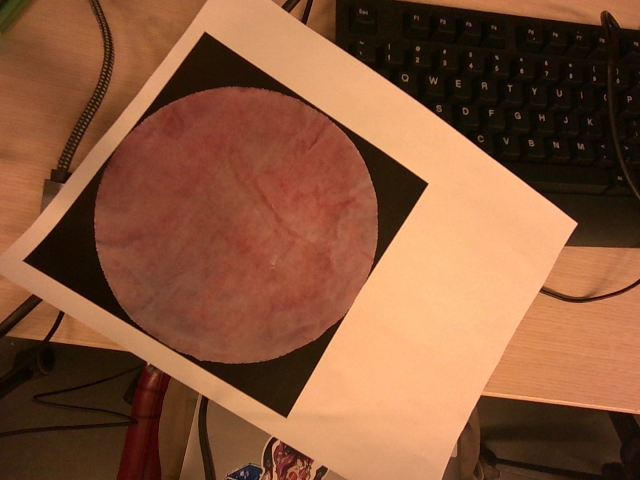
#> input picture od_bridge2/test4.png, 640 x 480 px
$ python debug.py test4.png
#> lines starting #> are read from the running program, lines starting #| are printed output that depends on the picture; after the words box and inside, x2 and y2 are one past the last pixel; in counts of white or black regions, pixels touching at a corner belong together
import json
import os
import sys
import cv2
import numpy as np

def grab_realsense_frame():
    """Capture a single settled color frame from a RealSense camera (e.g. D455)."""
    import pyrealsense2 as rs
    pipeline = rs.pipeline()
    config = rs.config()
    config.enable_stream(rs.stream.color, 640, 480, rs.format.bgr8, 30)
    pipeline.start(config)
    try:
        # Discard early frames so auto-exposure / white-balance settle.
        for _ in range(30):
            frames = pipeline.wait_for_frames()
        color_frame = frames.get_color_frame()
        return np.asanyarray(color_frame.get_data()).copy()
    finally:
        pipeline.stop()


if len(sys.argv) < 2:
    print("Usage: python debug.py <image_path>")
    print("       python debug.py --realsense   (capture a frame from a D455)")
    sys.exit(1)

if sys.argv[1] == "--realsense":
    img = grab_realsense_frame()
    # Save the capture so it can be re-tuned later without the camera.
    CAPTURE_PATH = os.path.join(os.path.dirname(os.path.abspath(__file__)),
                                "realsense_capture.png")
    cv2.imwrite(CAPTURE_PATH, img)
    print(f"captured frame from RealSense -> {CAPTURE_PATH}")
    CALIB_DIR = os.path.dirname(os.path.abspath(__file__))
else:
    img = cv2.imread(sys.argv[1])
#> img is the input picture: shape (480, 640, 3); mean B, G, R 58.1, 87.3, 136.6
    if img is None:
        print(f"Could not read {sys.argv[1]}")
        sys.exit(1)
    CALIB_DIR = os.path.dirname(os.path.abspath(sys.argv[1]))

h, w = img.shape[:2]
#> h = 480; w = 640
scale = min(1.0, 900 / max(h, w))
#> scale = 1
if scale < 1.0:
    img = cv2.resize(img, (int(w * scale), int(h * scale)))

blurred = cv2.GaussianBlur(img, (5, 5), 0)
hsv = cv2.cvtColor(blurred, cv2.COLOR_BGR2HSV)
#> hsv: shape (480, 640, 3); mean H, S, V 12, 163.3, 136.6

samples = []

def on_mouse(event, x, y, flags, param):
    if event == cv2.EVENT_LBUTTONDOWN:
        h_, s_, v_ = hsv[y, x]
        samples.append((int(h_), int(s_), int(v_)))
        print(f"clicked ({x},{y})  HSV = ({h_}, {s_}, {v_})")
        if len(samples) >= 2:
            arr = np.array(samples)
            lo = np.clip(arr.min(axis=0) - np.array([5, 10, 20]), 0, 255)
            hi = np.clip(arr.max(axis=0) + np.array([5, 30, 20]), 0, 255)
            print(f"  suggested lower = {tuple(int(v) for v in lo)}")
            print(f"  suggested upper = {tuple(int(v) for v in hi)}")

cv2.namedWindow("image")
cv2.setMouseCallback("image", on_mouse)

def nothing(_): pass
cv2.namedWindow("controls")
# Primary hue range
cv2.createTrackbar("H1 lo", "controls",   0, 180, nothing)
cv2.createTrackbar("H1 hi", "controls",  15, 180, nothing)
# Secondary hue range (for red/pink wraparound). Set hi<lo to disable.
cv2.createTrackbar("H2 lo", "controls", 160, 180, nothing)
cv2.createTrackbar("H2 hi", "controls", 180, 180, nothing)
cv2.createTrackbar("S lo", "controls",  40, 255, nothing)
cv2.createTrackbar("S hi", "controls", 140, 255, nothing)
cv2.createTrackbar("V lo", "controls", 120, 255, nothing)
cv2.createTrackbar("V hi", "controls", 235, 255, nothing)
cv2.createTrackbar("kernel", "controls", 9, 51, nothing)
cv2.createTrackbar("min area", "controls", 500, 20000, nothing)
cv2.createTrackbar("circ x100", "controls", 60, 100, nothing)

print("Click pixels on the target to sample HSV. Press 's' to save calibration.json, 'q' to quit.")

CALIB_PATH = os.path.join(CALIB_DIR, "calibration.json")

while True:
    h1_lo = cv2.getTrackbarPos("H1 lo", "controls")
    h1_hi = cv2.getTrackbarPos("H1 hi", "controls")
    h2_lo = cv2.getTrackbarPos("H2 lo", "controls")
    h2_hi = cv2.getTrackbarPos("H2 hi", "controls")
    s_lo = cv2.getTrackbarPos("S lo", "controls")
    s_hi = cv2.getTrackbarPos("S hi", "controls")
    v_lo = cv2.getTrackbarPos("V lo", "controls")
    v_hi = cv2.getTrackbarPos("V hi", "controls")
    k    = max(1, cv2.getTrackbarPos("kernel", "controls") | 1)
    min_area = cv2.getTrackbarPos("min area", "controls")
    circ_thresh = cv2.getTrackbarPos("circ x100", "controls") / 100.0

    m1 = cv2.inRange(hsv, np.array([h1_lo, s_lo, v_lo]),
                          np.array([h1_hi, s_hi, v_hi]))
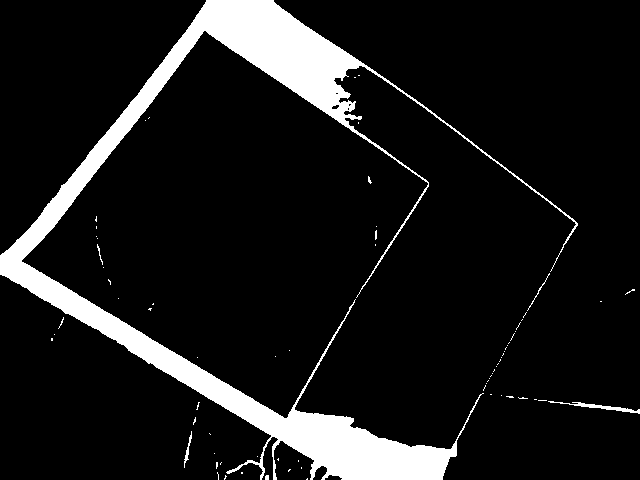
#> m1: shape (480, 640); 10.3% white; 74 white regions (69 under 20 px), largest, box (x1, y1, x2, y2) and area: (0, 0, 578, 480) 30951, (548, 401, 640, 414) 266, (184, 431, 192, 468) 78, (527, 273, 550, 311) 50, (97, 244, 103, 265) 29
    if h2_hi >= h2_lo:
        m2 = cv2.inRange(hsv, np.array([h2_lo, s_lo, v_lo]),
                              np.array([h2_hi, s_hi, v_hi]))
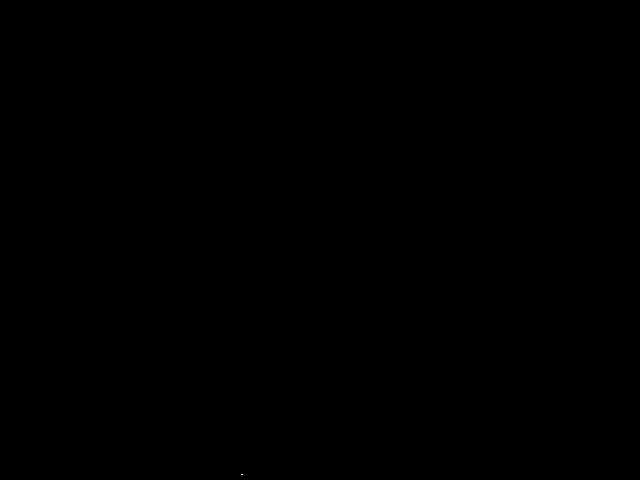
#> m2: shape (480, 640); 0% white in thin lines or dots, all inside (x1, y1, x2, y2) = (241, 474, 243, 475)
        mask = cv2.bitwise_or(m1, m2)
    else:
        mask = m1
    kernel = np.ones((k, k), np.uint8)
    solid = cv2.morphologyEx(mask, cv2.MORPH_CLOSE, kernel)
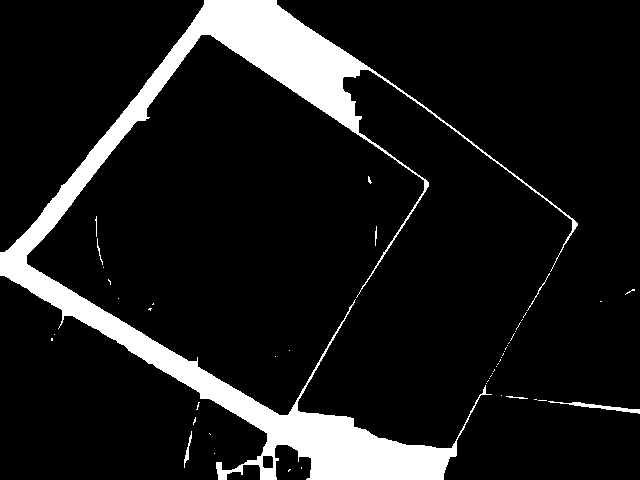
#> solid: shape (480, 640); 10.8% white; 49 white regions (41 under 20 px), largest, box (x1, y1, x2, y2) and area: (0, 0, 578, 480) 32486, (548, 401, 640, 414) 284, (184, 431, 192, 468) 83
    solid = cv2.morphologyEx(solid, cv2.MORPH_OPEN, kernel)
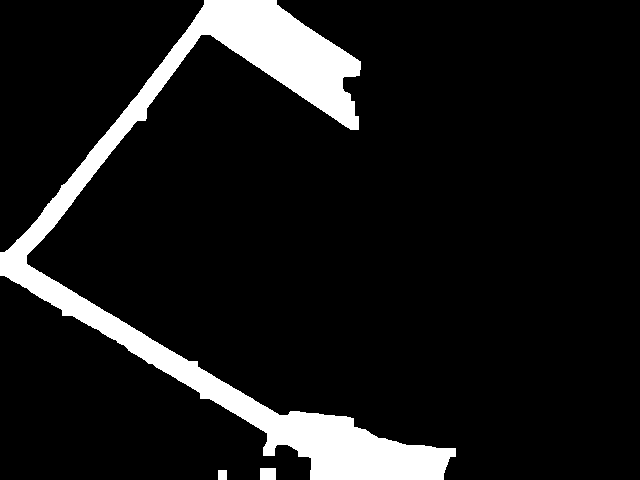
#> solid: shape (480, 640); 9.9% white; 3 white regions

    display = img.copy()
    contours, _ = cv2.findContours(solid, cv2.RETR_EXTERNAL, cv2.CHAIN_APPROX_SIMPLE)
#> contours = 3 contours; box (x1, y1, x2, y2) and area: (0, 0, 456, 480) 29292, (260, 468, 276, 480) 165, (218, 470, 227, 480) 72
    best, best_area = None, 0
    for cnt in contours:
        area = cv2.contourArea(cnt)
        if area < min_area or area <= best_area:
            continue
        perim = cv2.arcLength(cnt, True)
        if perim == 0:
            continue
        circ = 4 * np.pi * area / (perim * perim)
        if circ < circ_thresh:
            continue
        best, best_area = cnt, area
#> this loop made 3 passes
#> (cnt, area) on passes 1 to 2: ([[218, 470], [218, 479], [226, 479], [226, 470]], 72), ([[260, 468], [260, 479], [275, 479], [275, 468]], 165)
#> (area, perim, circ) on pass 3: (29292, 2287.2, 0.0704)
    if best is not None:
        x, y, w_, h_ = cv2.boundingRect(best)
        cv2.rectangle(display, (x, y), (x + w_, y + h_), (0, 255, 0), 2)

    cv2.imshow("image", display)
    cv2.imshow("mask", solid)
    key = cv2.waitKey(30) & 0xFF
#> (key q is pressed here)
    if key == ord('q'):
        break
    if key == ord('s'):
        calib = {
            "h1_lo": h1_lo, "h1_hi": h1_hi,
            "h2_lo": h2_lo, "h2_hi": h2_hi,
            "s_lo": s_lo, "s_hi": s_hi,
            "v_lo": v_lo, "v_hi": v_hi,
            "kernel": k, "min_area": min_area,
            "circularity": circ_thresh,
        }
        with open(CALIB_PATH, "w") as f:
            json.dump(calib, f, indent=2)
        print(f"saved {CALIB_PATH}")

cv2.destroyAllWindows()
